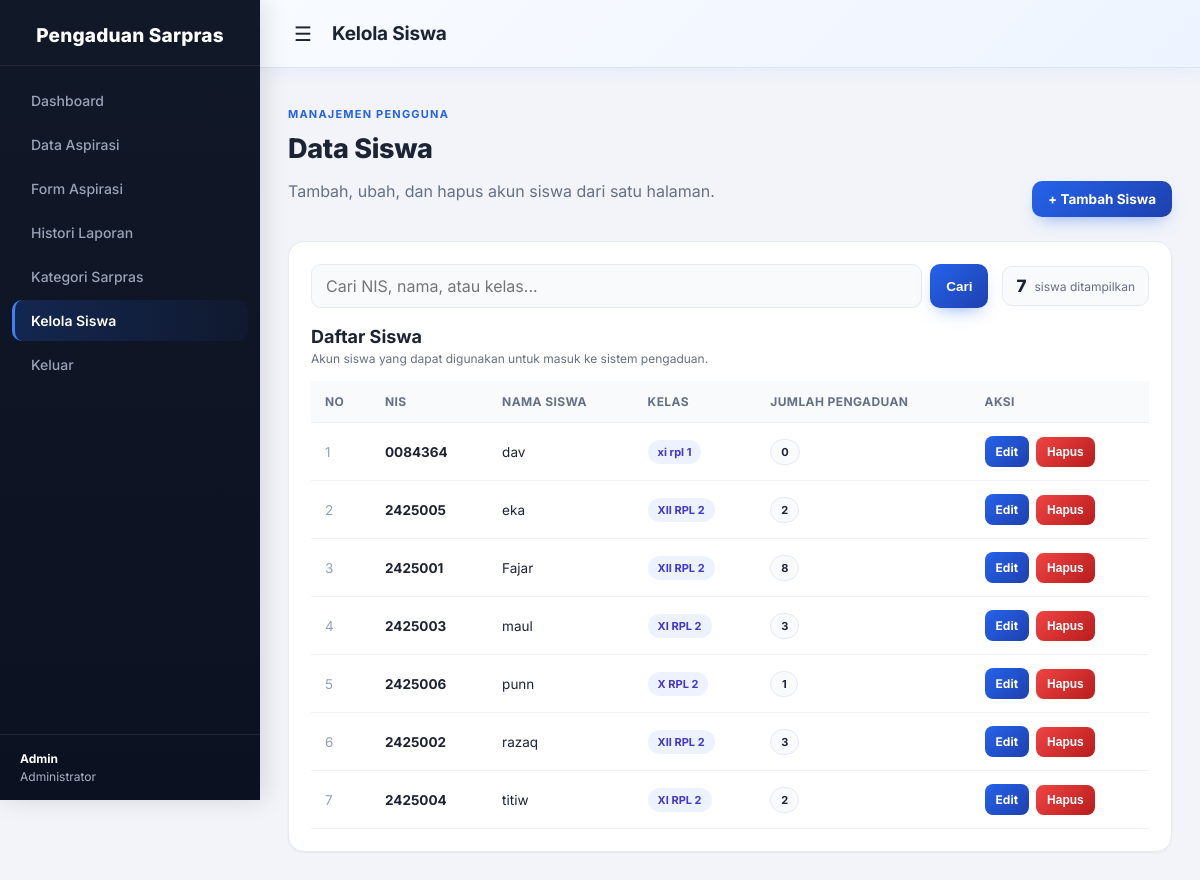
Page /admin/siswa (signed in) on the committed database.
### tables this page shows
CREATE TABLE `siswa` (
  `nis` varchar(10) NOT NULL,
  `nama` varchar(50) NOT NULL,
  `kelas` varchar(10) NOT NULL,
  `password` varchar(25) NOT NULL,
  `foto` varchar(255) DEFAULT NULL
);

### config/database.php (called while the page is built, shortened)
<?php
$server = 'localhost';
$username = 'root';
$pass = '';
$database = 'pengaduan_sarpas';
$conn = mysqli_connect($server, $username, $pass, $database);
mysqli_set_charset($conn, 'utf8mb4');
function e($value) { return htmlspecialchars((string)$value, ENT_QUOTES, 'UTF-8'); }
function base_url() {
    $root = str_replace('\\', '/', dirname(__DIR__));
    $docRoot = isset($_SERVER['DOCUMENT_ROOT']) ? str_replace('\\', '/', rtrim($_SERVER['DOCUMENT_ROOT'], '/')) : '';
    $rel = ($docRoot !== '' && strpos($root, $docRoot) === 0) ? substr($root, strlen($docRoot)) : '';
    $rel = '/' . trim($rel, '/');
    return $rel === '/' ? '' : $rel;
}
$base = base_url();
function url($path) {
    global $base;
    return $base . '/' . ltrim($path, '/');
}
function current_user() {
    global $conn;
    if ($_SESSION['role'] === 'admin' && !empty($_SESSION['id_admin'])) {
        $id=(int)$_SESSION['id_admin']; $st=mysqli_prepare($conn,'SELECT id_admin,username,nama FROM admin WHERE id_admin=?'); mysqli_stmt_bind_param($st,'i',$id); mysqli_stmt_execute($st); $r=mysqli_stmt_get_result($st); $u=mysqli_fetch_assoc($r); mysqli_stmt_close($st); return $u;
    }
    return null;
}

### view/admin/siswa.php (the view, shortened to what this page needs)
<?php
require_once __DIR__ . '/../../config/database.php';
$user = current_user();
$q = trim($_GET['q'] ?? '');
$rows = [];
if ($q !== '') {
    $like = '%' . $q . '%';
    $st = mysqli_prepare($conn, "SELECT s.nis,s.nama,s.kelas,COUNT(a.id_aspirasi) AS jumlah_laporan
        FROM siswa s
        LEFT JOIN aspirasi a ON a.nis=s.nis
        WHERE s.nis LIKE ? OR s.nama LIKE ? OR s.kelas LIKE ?
        GROUP BY s.nis,s.nama,s.kelas
        ORDER BY s.nama ASC");
    mysqli_stmt_bind_param($st, 'sss', $like, $like, $like);
    mysqli_stmt_execute($st);
    $res = mysqli_stmt_get_result($st);
} else {
    $res = mysqli_query($conn, "SELECT s.nis,s.nama,s.kelas,COUNT(a.id_aspirasi) AS jumlah_laporan
        FROM siswa s
        LEFT JOIN aspirasi a ON a.nis=s.nis
        GROUP BY s.nis,s.nama,s.kelas
        ORDER BY s.nama ASC");
}
while ($row = mysqli_fetch_assoc($res)) {
    $rows[] = $row;
}
?>
<!doctype html>
<html lang="id">
<head>
  <link rel="stylesheet" href="<?= e($base) ?>/assets/admin.css">
</head>
<body>
  <aside class="sidebar" id="sidebar">
    <div class="sidebar-header">Pengaduan Sarpras</div>
    <ul>
      <li><a href="<?= e(url('admin/dashboard')) ?>">Dashboard</a></li>
      <li><a href="<?= e(url('admin/aspirasi')) ?>">Data Aspirasi</a></li>
      <li><a href="<?= e(url('admin/form_aspirasi')) ?>">Form Aspirasi</a></li>
      <li><a href="<?= e(url('admin/histori')) ?>">Histori Laporan</a></li>
      <li><a href="<?= e(url('admin/kategori')) ?>">Kategori Sarpras</a></li>
      <li><a href="<?= e(url('admin/siswa')) ?>" class="active">Kelola Siswa</a></li>
      <li><a href="<?= e(url('auth/logout')) ?>">Keluar</a></li>
    </ul>
    <div class="admin-user"><strong><?= e($user['nama'] ?? 'Admin') ?></strong>Administrator</div>
  </aside>
  <div class="main-content">
    <header class="topbar">
      <label for="menuToggle" class="menu-icon">&#9776;</label>
      <h1>Kelola Siswa</h1>
    </header>
    <main class="content-area">
      <div class="heading">
        <div>
          <p class="eyebrow">Manajemen pengguna</p>
          <h1>Data Siswa</h1>
          <p class="muted">Tambah, ubah, dan hapus akun siswa dari satu halaman.</p>
        </div>
        <a class="btn" href="<?= e(url('admin/siswa')) ?>?action=baru">+ Tambah Siswa</a>
      </div>
      <section class="panel">
        <div class="toolbar">
          <form class="search" method="get">
            <input name="q" value="<?= e($q) ?>" placeholder="Cari NIS, nama, atau kelas...">
            <button class="btn" type="submit">Cari</button>
          </form>
          <div class="siswa-total"><strong><?= count($rows) ?></strong><span>siswa ditampilkan</span></div>
        </div>
        <div class="table-title-row">
          <div>
            <h2>Daftar Siswa</h2>
            <p class="muted">Akun siswa yang dapat digunakan untuk masuk ke sistem pengaduan.</p>
          </div>
        </div>
        <div style="overflow:auto">
          <table class="table siswa-table">
            <thead>
              <tr>
                <th>No</th>
                <th>NIS</th>
                <th>Nama Siswa</th>
                <th>Kelas</th>
                <th>Jumlah Pengaduan</th>
                <th>Aksi</th>
              </tr>
            </thead>
            <tbody>
              <?php if (!$rows): ?>
                <tr>
                  <td colspan="6" class="empty-state">Belum ada data siswa.</td>
                </tr>
              <?php else: ?>
                <?php foreach ($rows as $i => $s): ?>
                  <tr>
                    <td><?= ($i + 1) ?></td>
                    <td><strong><?= e($s['nis']) ?></strong></td>
                    <td><?= e($s['nama']) ?></td>
                    <td><span class="class-pill"><?= e($s['kelas']) ?></span></td>
                    <td><span class="count-pill"><?= e($s['jumlah_laporan']) ?></span></td>
                    <td>
                      <div class="action-group">
                        <a class="btn small" href="<?= e(url('admin/siswa')) ?>?edit=<?= urlencode($s['nis']) ?>">Edit</a>
                        <form method="post" action="<?= e(url('admin/siswa')) ?>" onsubmit="return confirm('Yakin ingin menghapus siswa <?= e($s['nama']) ?> (<?= e($s['nis']) ?>)?');">
                          <button class="btn danger small" type="submit">Hapus</button>
                        </form>
                      </div>
                    </td>
                  </tr>
                <?php endforeach; ?>
              <?php endif; ?>
            </tbody>
          </table>
        </div>
      </section>
    </main>
  </div>
</body>
</html>

### rows in the picture
siswa: nis "0084364", nama "dav", kelas "xi rpl 1", jumlah_laporan "0"
siswa: nis "2425005", nama "eka", kelas "XII RPL 2", jumlah_laporan "2"
siswa: nis "2425001", nama "Fajar", kelas "XII RPL 2", jumlah_laporan "8"
siswa: nis "2425003", nama "maul", kelas "XI RPL 2", jumlah_laporan "3"
siswa: nis "2425006", nama "punn", kelas "X RPL 2", jumlah_laporan "1"
siswa: nis "2425002", nama "razaq", kelas "XII RPL 2", jumlah_laporan "3"
siswa: nis "2425004", nama "titiw", kelas "XI RPL 2", jumlah_laporan "2"

### other values in the picture
$user['nama'] "Admin"
count($rows) "7"
